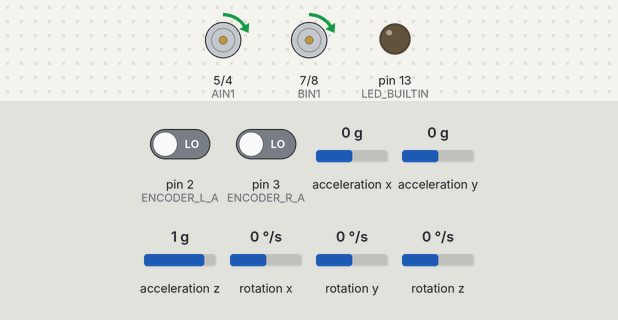
Simulated run of this sketch. Board: Arduino Uno, built with avr-gcc and run on an emulated ATmega328P. Parts: motor-driver pin pairs drawn as motors (green arrow = first pin HIGH = forward, orange = second pin HIGH = backward, longer = more drive, scaled by the enable pin), output pins drawn as LEDs (lit = HIGH). Inputs (shaded band) come from the test bench; at power-on: acceleration x 0 g, rotation y 0 °/s, rotation z 0 °/s, pin 2 (ENCODER_L_A) LOW, pin 3 (ENCODER_R_A) LOW, acceleration y 0 g, acceleration z 1 g, rotation x 0 °/s. What the sketch prints to the serial monitor is not drawn.

Above: at 1.2 s.
1.3 s: acceleration x set to -0.8 g
At 2.4 s:
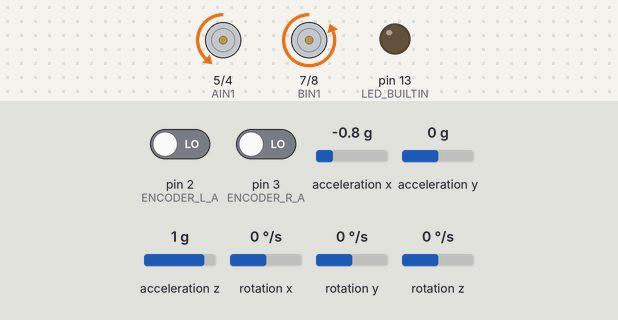
3.2 s: rotation y set to -192 °/s
At 4.48 s:
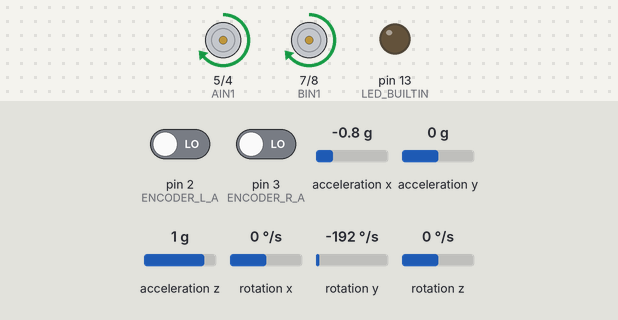
6.2 s: acceleration x set to -1.4 g
At 7.25 s:
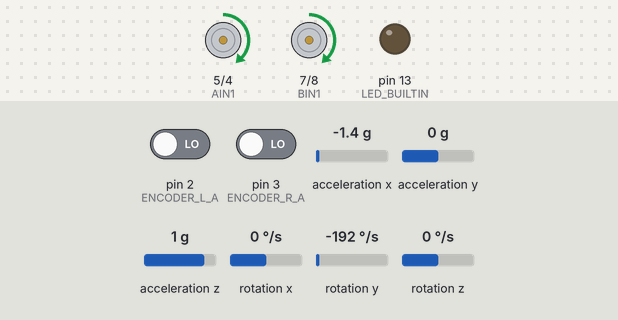
9.2 s: rotation z set to -192 °/s
12.2 s: rotation y set to -100 °/s
At 12.83 s:
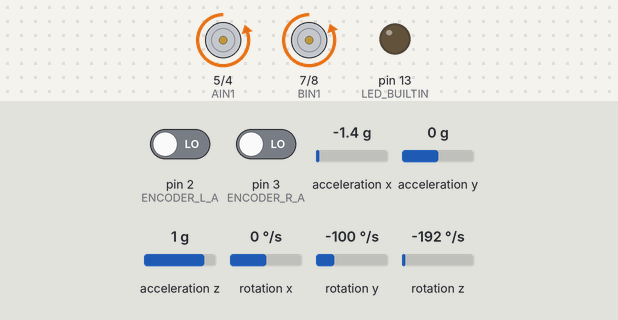
Timing chart, 0 to 15.2 s (numbered marks = the images above; inputs shaded):
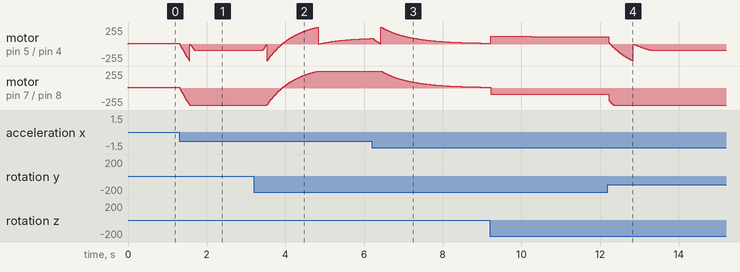

Measured:
- after the input at 1.3 s, motor on pin 7 (BIN1) / pin 8 (BIN2): moves from forward 8/255 to backward 255/255 over 0.26 s, starting at once
- after the input at 3.2 s, motor on pin 7 (BIN1) / pin 8 (BIN2): moves from backward 255/255 to forward 255/255 over 1.3 s, starting after 0.33 s
- after the input at 6.2 s, motor on pin 7 (BIN1) / pin 8 (BIN2): moves from forward 255/255 to forward 13/255 over 2.7 s, starting after 0.23 s
- after the input at 12.2 s, motor on pin 7 (BIN1) / pin 8 (BIN2): moves from backward 95/255 to backward 255/255 over 0.13 s, starting at once

The sketch:

balance_car.ino
```cpp
#include <Wire.h>

#define LED_BUILTIN 13
/* 5MS 處理一次平衡... */
#define DT_INTR_CNT5 5
#define PWM_Lim 350
#define Mechanical_Median (1.68)
#define Z_Static_Deviation (0.8)

volatile int timer2IsrCounter = 0;
extern int16_t ax, ay, az, gx, gy, gz;
extern float pitch, yaw;
volatile int dt_intr_ms;

extern float PWM_Up, PWM_Speed, PWM_Steering;
extern volatile long leftCount, rightCount;

int PID_PWM_L=0, PID_PWM_R=0;
float Speed_L, Speed_R;
int16_t Speed = 0;
float PWM_Deviation=0;


// Timer1 中斷函式（每秒觸發一次）
ISR(TIMER2_COMPA_vect) {
  float PWM_Upright=0, PWM_Speed=0, PWM_Steering=0;
  timer2IsrCounter++;
  if (timer2IsrCounter < (DT_INTR_CNT5)){
    return;
  }

  // 1. Get Motor Encoder L+R
  Speed_L = Get_Speed_L();
  Speed_R = Get_Speed_R();
  //Speed = (Speed_L+Speed_R)/2;
  Speed = (Speed_L+Speed_R);
  //Serial.print("Speed_L="); Serial.print(Speed_L);
  //Serial.print(" | Speed_R="); Serial.print(Speed_R);
  //Serial.print(" | Speed="); Serial.println(Speed);

  // 2. PID_UP
  //PWM_Upright = PID_Upright(Mechanical_Median, pitch, gyro_y);
  PWM_Upright = -PID_Upright(Mechanical_Median, pitch, gy);

  // 3. PID_Speed
  PWM_Speed = -PID_Speed(0, Speed);

  // 4. PID_Steering
  PWM_Steering = -PID_Steering(0, yaw, gz + Z_Static_Deviation);

  // Adding balance PWM_Deviation
  PWM_Deviation = -28;

  // 5. Sum & Filter
  PID_PWM_R = PWM_Upright + PWM_Speed - PWM_Steering + PWM_Deviation;
  PID_PWM_L = PWM_Upright + PWM_Speed + PWM_Steering + PWM_Deviation;

  if(PID_PWM_L > PWM_Lim){
    PID_PWM_L = PWM_Lim;
  }else if(PID_PWM_L < -PWM_Lim){
    PID_PWM_L < -PWM_Lim;
  }

  if(PID_PWM_R > PWM_Lim){
    PID_PWM_R = PWM_Lim;
  }else if(PID_PWM_R < -PWM_Lim){
    PID_PWM_R < -PWM_Lim;
  }

  show_angle();
  Serial.print("PWM_Upright="); Serial.print(PWM_Upright);
  Serial.print(" | Speed="); Serial.print(Speed);
  Serial.print(" | PWM_Speed="); Serial.println(PWM_Speed);

#if 1
  // Finally, Set PWM to Motor
  setMotorSpeed(PID_PWM_L,PID_PWM_R);
#endif
  timer2IsrCounter=0;
}


void setup() {
  int _dt_intr_ms;
  // Init Serial
  Serial.begin(115200);
  Wire.begin();

  // Init MPU6050
  setup_mpu6050();

  // Init Motors
  setup_t6612_motors();

  // Init Timer ISR
  timer_isr_setup();

  /* Register limitation => intr can only set to 1ms, but we need 5ms */
  _dt_intr_ms = calc_clk(16000000, 64, 249);
  dt_intr_ms = (_dt_intr_ms*DT_INTR_CNT5);
  //Serial.print("dt_intr_ms="); Serial.println(dt_intr_ms);
}

void loop() {

  // Read MPU6050 Data
  get_mpu6050_raw_data();
  //show_mpu6050_raw_data();
  angle_calculate();
  //show_angle();

  delay(dt_intr_ms);
}
```

motor.ino
```cpp
#include <Wire.h>

// 定義腳位
const int AIN1 = 5;
const int AIN2 = 4;
const int PWMA = 6;
const int BIN1 = 7;
const int BIN2 = 8;
const int PWMB = 9;

// 編碼器
#define ENCODER_L_A 2
#define ENCODER_L_B 10
#define ENCODER_R_A 3  // MEGA 用
#define ENCODER_R_B 11  // MEGA 用

volatile long leftCount = 0, rightCount = 0;


// 讀取編碼器
void leftEncoderISR() {
  //Serial.println("leftEncoderISR");
  if (digitalRead(ENCODER_L_A) == digitalRead(ENCODER_L_B)) {
    leftCount++;
  } else {
    leftCount--;
  }
}

void rightEncoderISR() {
  //Serial.println("rightEncoderISR");
  if (digitalRead(ENCODER_R_A) == digitalRead(ENCODER_R_B)) {
    rightCount++;
  } else {
    rightCount--;
  }
}

void setup_t6612_motors() {
  pinMode(AIN1, OUTPUT);
  pinMode(AIN2, OUTPUT);
  pinMode(PWMA, OUTPUT);
  pinMode(BIN1, OUTPUT);
  pinMode(BIN2, OUTPUT);
  pinMode(PWMB, OUTPUT);

  pinMode(ENCODER_L_A, INPUT);
  pinMode(ENCODER_L_B, INPUT);
  pinMode(ENCODER_R_A, INPUT);
  //pinMode(ENCODER_R_B, INPUT_PULLUP);

  //digitalWrite(STBY, HIGH); // 啟用馬達模組

  attachInterrupt(digitalPinToInterrupt(ENCODER_R_A), rightEncoderISR, CHANGE);
  attachInterrupt(digitalPinToInterrupt(ENCODER_L_A), leftEncoderISR, CHANGE);
}

void setMotorSpeed(int leftSpeed, int rightSpeed) {
  int motorSpeed_L = constrain(abs(leftSpeed), 0, PWM_Lim);
  int motorSpeed_R = constrain(abs(rightSpeed), 0, PWM_Lim);

  if (leftSpeed > 0) {
    digitalWrite(AIN1, HIGH);
    digitalWrite(AIN2, LOW);
  } else {
    digitalWrite(AIN1, LOW);
    digitalWrite(AIN2, HIGH);
  }
  analogWrite(PWMA, motorSpeed_L);

  if (rightSpeed > 0) {
    digitalWrite(BIN1, HIGH);
    digitalWrite(BIN2, LOW);
  } else {
    digitalWrite(BIN1, LOW);
    digitalWrite(BIN2, HIGH);
  }
  analogWrite(PWMB, motorSpeed_R);
}

float Get_Speed_L(void)
{
  static long lastLeftCount = 0;
  float _speed = leftCount - lastLeftCount;
  lastLeftCount = leftCount;
  //Serial.print("leftCount="); Serial.print(leftCount);
  return _speed;
}

float Get_Speed_R(void)
{
  static long lastRightCount = 0;
  float _speed = rightCount - lastRightCount;
  lastRightCount = rightCount;
  //Serial.print("rightCount="); Serial.print(rightCount);

  /* Take the negative value to make both sides move in the same direction. */
  return -_speed;
}
```

mpu6050.ino
```cpp
#include <MPU6050.h>

#define FUSION_RATE_ANGLE 0.98

MPU6050 mpu;
int16_t ax, ay, az, _gx, _gy, _gz;
int16_t gx, gy, gz;
//float curAngle=0;
float pitch=0, yaw=0;
float angleOffset=0;
extern volatile int dt_intr_ms;

void setup_mpu6050() {
  mpu.initialize();
  if (!mpu.testConnection()) {
    Serial.println("MPU6050 Connect Failed");
  }
}

void get_mpu6050_raw_data()
{
  mpu.getMotion6(&ax, &ay, &az, &_gx, &_gy, &_gz);
}

void show_mpu6050_raw_data()
{
  Serial.print("aX="); Serial.print(ax);
  Serial.print("\t | aY="); Serial.print(ay);
  Serial.print("\t | aZ="); Serial.print(az);
  Serial.print("\t || _gX="); Serial.print(_gx);
  Serial.print("\t | _gY="); Serial.print(_gy);
  Serial.print("\t | _gZ="); Serial.println(_gz);
}

void angle_calculate()
{
  float accAngle = -atan2(ax, az) * 180 / PI - angleOffset;
  gy = _gy / 131.0;
  gz = _gz / 131.0;

  pitch = FUSION_RATE_ANGLE * (pitch + gy * dt_intr_ms/1000.0) + (1-FUSION_RATE_ANGLE) * accAngle;
  yaw += gz * dt_intr_ms / 1000.0;
}

void show_angle()
{
  Serial.print("pitch="); Serial.print(pitch);
  Serial.print(" | yaw="); Serial.println(pitch);
}
```

pid.ino
```cpp
//直立环
float PID_Upright_Kp = 36.5*0.6;//50*0.6;
float PID_Upright_Kd = 1.412*0.6;

//速度环
float PID_Speed_Kp = 10;//3.23;
float PID_Speed_Ki = (PID_Speed_Kp/200);//(0.53/200);

//转向环
float PID_Steering_Kp = 0;
float PID_Steering_Kd = 1.8;

float PWM_Up=0, PWM_Speed=0, PWM_Steering=0;
int Speed_Integral=0, Speed_Err_Last=0;


int PID_Upright(float expect, float angle, float gyro)
{
  int PWM_out;
  PWM_out = PID_Upright_Kp * (angle - expect) + PID_Upright_Kd * gyro;
  return PWM_out;
}

int PID_Speed(int16_t expect, int16_t speed)
{
  int PWM_out, Speed_Err=0;
  //static int Speed_Err_Last=0;
  float a = 0.2;

  Speed_Err = speed - expect;                           //误差计算
  Speed_Err = (1 - a) * Speed_Err + a * Speed_Err_Last; //低通滤波
  Speed_Err_Last = Speed_Err;                           //更新上次误差

  Speed_Integral += Speed_Err; //积分计算

  if (Speed_Integral > 10000)
      Speed_Integral = 0;
  if (Speed_Integral < -10000)
      Speed_Integral = 0; //积分限幅

  PWM_out = PID_Speed_Kp * Speed_Err + PID_Speed_Ki * Speed_Integral; //计算输出
  //Serial.print("Speed_Err="); Serial.print(Speed_Err);
  //Serial.print(" | PWM_out="); Serial.println(PWM_out);
  return PWM_out;
}

int PID_Steering(int16_t expect, float angle, float gyro)
{
  int PWM_out;
  float a = 0.7;
  static float gyro_Last;
  gyro = (1 - a) * gyro + a * gyro_Last; //低通滤波
  PWM_out = PID_Steering_Kp * (angle - expect) + PID_Steering_Kd * gyro;
  return PWM_out;
}
```

timer_isr.ino
```cpp
#define SEC_2MS(s) (s*1000)
/*
 * OCR2A = (0.001 * 16000000)/64 - 1 = 249
 * => 1 intr per 1ms(0.001sec)
 */

int calc_clk(long clk, float prescalar, float ocr2a)
{
  float intr_dt_sec = prescalar*(ocr2a+1)/clk;
  return SEC_2MS(intr_dt_sec);
}

// the setup function runs once when you press reset or power the board
void timer_isr_setup() {
  // initialize digital pin LED_BUILTIN as an output.
  pinMode(LED_BUILTIN, OUTPUT);

  // 停用全域中斷
  cli();

  // 設定 Timer2
  TCCR2A = 0;                // 普通操作模式
  TCCR2B = 0;
  TCNT2  = 0;                // 初始值

  // 設定比較比對暫存器 (1 秒 = 1Hz，中斷頻率)
  OCR2A = 249;             // 計算方式見下方註解

  // 啟用 CTC 模式
  TCCR2A |= (1 << WGM21);

  // 設定預除數(prescaler)為 64
  TCCR2B |= (1 << CS22);

  // 啟用比較中斷
  TIMSK2 |= (1 << OCIE2A);

  // 啟用全域中斷
  sei();
}
```
